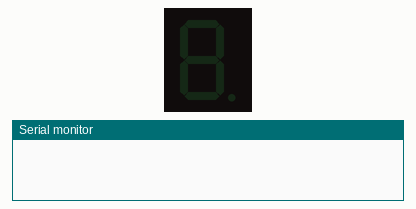
Bench run of a sketch on a simulated Arduino Uno, built with avr-gcc and run on an emulated ATmega328P. On the bench: 1-digit seven-segment display, the last lines printed to the serial monitor. Wiring (inferred from the names in the program): 1-digit 7-segment display, segments lit when LOW: segments pin 7, pin 6, pin 5, pin 11, pin 10, pin 8, pin 9, pin 4. The segment pins are drawn as the display they are named for.

Above: at 0.1 s.
At 1.1 s:
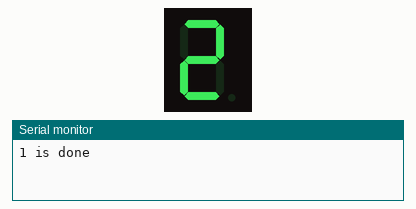
At 2.1 s:
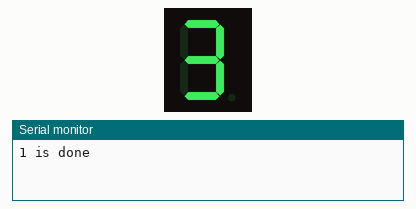
At 4.1 s:
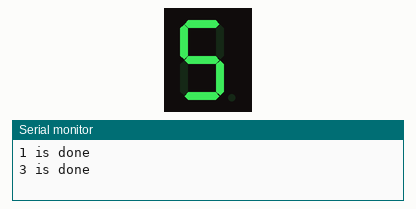
At 6.1 s:
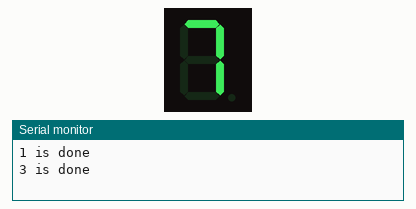
At 8.1 s:
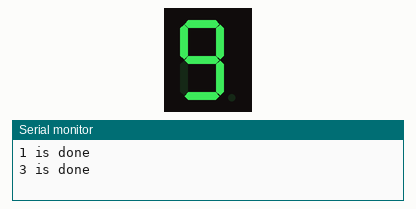

The sketch:

LED_1_Digit_8_Segment_Displays.ino
```cpp
/*
8 Segment Digital Display Number 1 - 9
*/

//Set all IO for all pins
int a=7;
int b=6;
int c=5;
int d=11;
int e=10;
int f=8;
int g=9;

int dp=4;
//Display no.1
void digital_1()
{
unsigned char j;
digitalWrite(c,HIGH); //gives no.5 pin low lever,light up section "c".
digitalWrite(b,HIGH); //light up section "b"
for(j=7;j<=11;j++) //put out the rest sections
digitalWrite(j,HIGH);
digitalWrite(dp,HIGH); //put out the dot section.
}
//Display no.2
void digital_2()
{
unsigned char j;
digitalWrite(b,LOW);
digitalWrite(a,LOW);
for(j=9;j<=11;j++)
digitalWrite(j,LOW);
digitalWrite(dp,HIGH);
digitalWrite(c,HIGH);
digitalWrite(f,HIGH);
}
//Display no.3
void digital_3()
{
unsigned char j;
digitalWrite(g,LOW);
digitalWrite(d,LOW);
for(j=5;j<=7;j++)
digitalWrite(j,LOW);
digitalWrite(dp,HIGH);
digitalWrite(f,HIGH);
digitalWrite(e,HIGH);
}
//Display no.4
void digital_4()
{
digitalWrite(c,LOW);
digitalWrite(b,LOW);
digitalWrite(f,LOW);
digitalWrite(g,LOW);
digitalWrite(dp,HIGH);
digitalWrite(a,HIGH);
digitalWrite(e,HIGH);
digitalWrite(d,HIGH);
} //Display no.5
void digital_5()
{
unsigned char j;
for(j=7;j<=9;j++)
digitalWrite(j,LOW);
digitalWrite(c,LOW);
digitalWrite(d,LOW);
digitalWrite(dp,HIGH);
digitalWrite(b,HIGH);
digitalWrite(e,HIGH);
}
//Display no.6
void digital_6()
{
unsigned char j;
for(j=7;j<=11;j++)
digitalWrite(j,LOW);
digitalWrite(c,LOW);
digitalWrite(dp,HIGH);
digitalWrite(b,HIGH);
}
//Display no.7
void digital_7()
{
unsigned char j;
for(j=5;j<=7;j++)
digitalWrite(j,LOW);
digitalWrite(dp,HIGH);
for(j=8;j<=11;j++)
digitalWrite(j,HIGH);
}
//Display no.8
void digital_8()
{
unsigned char j;
for(j=5;j<=11;j++)
digitalWrite(j,LOW);
digitalWrite(dp,HIGH);
}
//Display no.9
void digital_9()
{
unsigned char j;
for(j=5;j<=9;j++)
digitalWrite(j,LOW);
digitalWrite(e,HIGH);
digitalWrite(dp,HIGH);
}
void setup() {
  Serial.begin(9600);
int i;
for(i=4;i<=11;i++)
pinMode(i,OUTPUT); //Set 4-11 pin as out put
}
void loop()
{
while(1)
{
digital_1();//no.1
delay(1000);//delay 2s
Serial.println("1 is done");
digital_2(); //no.2
delay(1000); //delay 2s
digital_3(); //no.3
delay(1000); //delay 2s
Serial.println("3 is done");
digital_4(); //no.4
delay(1000); //delay2s
digital_5(); //no.5
delay(1000);//delay 2s
digital_6(); //no.6
delay(1000); //delay 2s
digital_7(); //no.7
delay(1000); //delay 2s
digital_8(); //no.8
delay(1000);//delay 2s
digital_9(); //no.9
delay(1000);//delay 2s
Serial.println("9 is done");
}
}
```

Measured:
- by itself, everything shown: repeats every 9.0 s, in 9 steps
- what the display in image 1 shows lasts 1.0 s, from 1.0 s to 2.0 s
